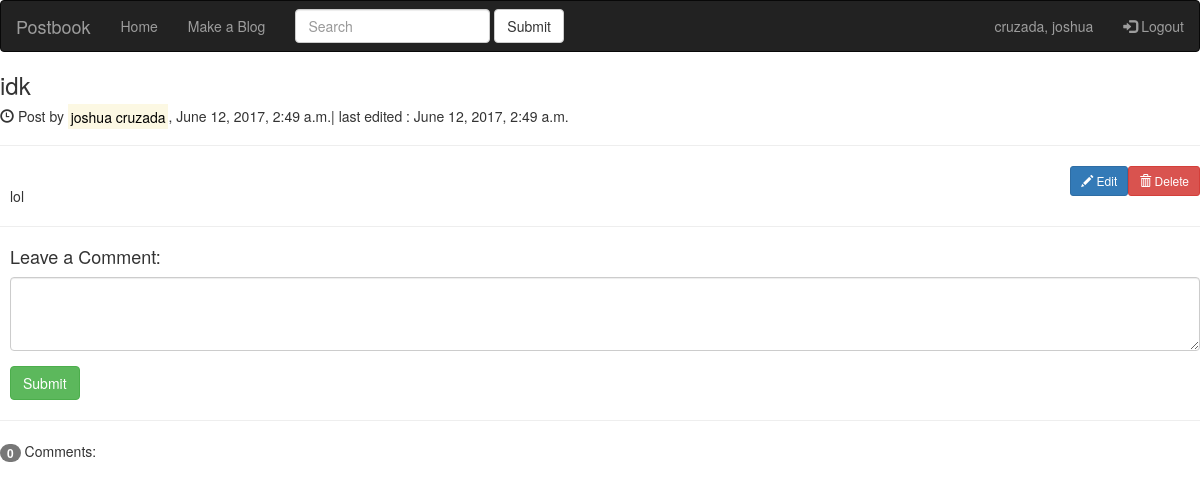
Before: /blog/15/ (signed in) with the older database file.
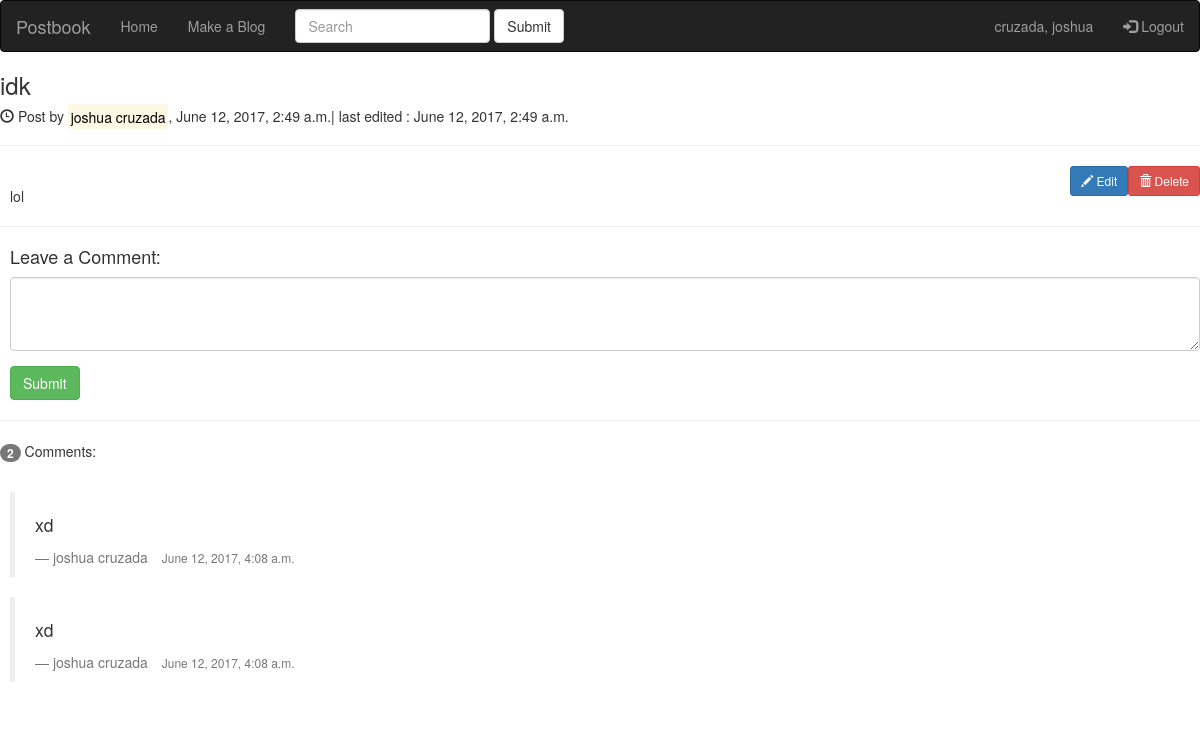
After: the same page with the newer database file.
### blog/models.py (models this page shows, shortened)
class Author(models.Model):
    first_name = models.CharField(max_length=100)
    last_name = models.CharField(max_length=100)
    password = models.CharField(max_length=100)
    username = models.CharField(max_length=100, primary_key= True)

class Post(models.Model):
    author = models.ForeignKey(Author, on_delete = models.CASCADE)
    cdate = models.DateTimeField(editable=False)
    edate = models.DateTimeField()
    title = models.CharField(max_length = 100)
    content = models.TextField()

class Comments(models.Model):
    author = models.ForeignKey(Author, on_delete=models.CASCADE)
    Ppost = models.ForeignKey(Post, on_delete=models.CASCADE)
    cdate = models.DateTimeField(editable=False)
    content = models.TextField()

### blog/views.py (the view, shortened to what this page needs)
# urls.py: url(r'^(?P<Post_id>[0-9]+)/$', views.specific, name='detail'),
def specific(request, Post_id):
    post = Post.objects.get(id = Post_id)
    return render(request, 'key_blog.html', {'post':post,'comments':Comments.objects.filter(Ppost = post),'user': Author.objects.get(username=request.session['username'])})

### blog/templates/key_blog.html (shortened to what this page needs)
{% extends 'base.html' %}
{% block uname %}{{ user.last_name}}, {{ user.first_name }}{% endblock %}
{% block body %}
        <h3>{{ post.title }}</h3>
        <h5><span class="glyphicon glyphicon-time"></span> Post by <mark>{{ post.author.first_name }} {{ post.author.last_name }}</mark>, {{ post.cdate }}| last edited : {{ post.edate }}</h5>
        <hr>
        {% if post.author == user %}
            <a class="btn btn-danger btn-sm pull-right" href = "Delete/"><span class="glyphicon glyphicon-trash"></span> Delete</a>
            <a class="btn btn-primary btn-sm pull-right" href = 'Update/'> <span class="glyphicon glyphicon-pencil"></span> Edit</a>
        {% endif %}
        <div style = "margin-left:10px">
            <br>
            {{ post.content|linebreaks }}
        </div>
        <hr>
    <div style = "margin-left:10px">
          <h4>Leave a Comment:</h4>
          <form role="form" action = '/blog/{{ post.id }}/' method = 'POST'>
            <div class="form-group">
              <textarea class="form-control" rows="3" name = "commenty" required></textarea>
            </div>
            <button type="submit" class="btn btn-success">Submit</button>
          </form>
    </div>
    <hr>
    <p><span class="badge">{{ comments|length }}</span> Comments:</p><br>
     <div class="row">
    {% for comment in comments reversed %}
            <div class="col-sm-12" style = "margin-left:10px">
            <blockquote>
                <p>{{ comment.content|linebreaks }}</p>
                <footer>{{ comment.author.first_name}} {{ comment.author.last_name }} <span style = "margin-left:10px;font-size:12px;">{{ comment.cdate }}</span> </footer>
            </blockquote>
            </div>
    {% endfor %}
     </div>
{% endblock %}

### blog/templates/base.html (shortened to what this page needs)
<!DOCTYPE html>
<html lang="en">
<head>
      <link rel="stylesheet" href="https://maxcdn.bootstrapcdn.com/bootstrap/3.3.7/css/bootstrap.min.css">
</head>
<body>
<nav class="navbar navbar-inverse">
      <div class="container-fluid">
        <div class="navbar-header">
          <a class="navbar-brand" href="#">Postbook</a>
        </div>
        <ul class="nav navbar-nav">
           {% block homey %}<li class=""><a href="/blog/home/">Home</a></li> {% endblock %}
            {% block blogy %}<li class=""><a href="/blog/Cblog/">Make a Blog</a></li> {% endblock %}
        </ul>
        <form class="navbar-form navbar-left" action = 'home' method = 'POST'>
          <div class="form-group">
            <input type="text" class="form-control" placeholder="Search" name = 'filter'>
          </div>
          <button type="submit" class="btn btn-default">Submit</button>
        </form>
          <ul class="nav navbar-nav navbar-right">
              <li><a href="#">{% block uname %} {% endblock %}</a></li>
              <li><a href="/blog/logout/"><span class="glyphicon glyphicon-log-in"></span> Logout</a></li>
          </ul>
      </div>
    </nav>
    {% block body %}
    {% endblock %}
</body>
</html>

Changed rows visible on the page:
added Comments: content "xd", author.first_name "joshua", author.last_name "cruzada", cdate "June 12, 2017, 4:08 a.m."
added Comments: content "xd", author.first_name "joshua", author.last_name "cruzada", cdate "June 12, 2017, 4:08 a.m."
Other visible differences:
{{ comments|length }}: "0" → "2"
